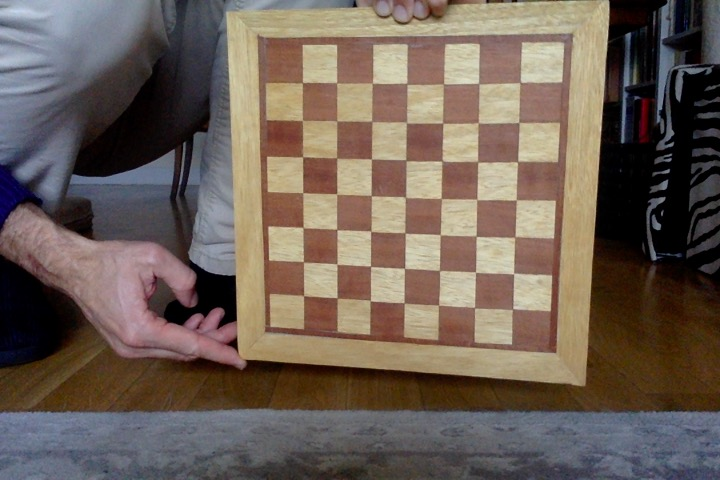
#> input picture calibration/test/calibration_chess/Photo on 17.11.25 at 10.14 #2.jpg, 720 x 480 px; its folder holds only this picture in this run
$ python use-case-eyefish-calibration.py
#> lines starting #> are read from the running program, lines starting #| are printed output that depends on the picture; long printed decimals are rounded
### calibration/eyeFishCalibration.py
import matplotlib.pyplot as plt
import numpy as np
import cv2


import numpy as np


class EyeFishCalibration:
    def __init__(self, checkBoardWidth=6, checkBoardHeight=8):
        self.CHECKERBOARD = (checkBoardWidth, checkBoardHeight)
        cols = checkBoardWidth
        rows = checkBoardHeight
        self.objp = np.zeros((1, rows*cols, 3), np.float32)
        self.objp[0, :, :2] = np.mgrid[0:cols, 0:rows].T.reshape(-1, 2)

        self.objpoints = []
        self.imgpoints = []

        self.K = None
        self.D = None

        self.img_shape = None


    def refine(self, cornersList):
        """
        Refine incrementally the parameters using the given corners list.

        Args:
            cornersList (list of result of cv2.findChessboardCorners):

        Return:
            [K, D, error] resulting of calibration

        """
        for corners in cornersList:
            corners_norm = self.normalize_chessboard(corners)
            self.imgpoints.append(corners_norm)
            self.objpoints.append(self.objp.copy())

        flags = (cv2.fisheye.CALIB_RECOMPUTE_EXTRINSIC +
                 #cv2.fisheye.CALIB_CHECK_COND +
                 cv2.fisheye.CALIB_FIX_SKEW)

        if self.K is not None:
             flags |= cv2.fisheye.CALIB_USE_INTRINSIC_GUESS

        rvecs = []
        tvecs = []
        rms, K, D, rvecs, tvecs = cv2.fisheye.calibrate(
                self.objpoints, self.imgpoints, self.img_shape, self.K, self.D,
                rvecs, tvecs, flags,
                (cv2.TERM_CRITERIA_EPS + cv2.TERM_CRITERIA_MAX_ITER, 100, 1e-6))

        self.K = K
        self.D = D

        return [self.K, self.D, rms]


    def findChessboard(self, image):
        gray = cv2.cvtColor(image, cv2.COLOR_BGR2GRAY)
        if self.img_shape == None: self.img_shape = gray.shape[::-1]

        ret, corners = cv2.findChessboardCorners(gray, self.CHECKERBOARD,
                    cv2.CALIB_CB_ADAPTIVE_THRESH #+ cv2.CALIB_CB_FAST_CHECK
                    + cv2.CALIB_CB_NORMALIZE_IMAGE)
        if ret:
            corners = cv2.cornerSubPix(gray, corners, (11,11), (-1,-1),
                        criteria=(cv2.TERM_CRITERIA_EPS + cv2.TERM_CRITERIA_MAX_ITER,
                        30, 0.001))

        return ret, corners


    def runAll(self, images, imageNames=None):
        """
        Gets chessboard from images and uses them to calibrate incrementally the model.

        Args:
            images (list of CV2 images): photos with potentially chessboard

        Return:
            [K, D, error] resulting of calibration

        """
        i=-1
        cornersList = []
        for image in images:
            i=i+1
            ret, corners = self.findChessboard(image)
            if ret:
                cornersList.append(corners)

            else:
                if(imageNames != None) : print(f'Discarded {imageNames[i]}')

        return self.refine(cornersList)


    def normalize_chessboard(self, corners):
        """
        corners: array Nx1x2 devuelto por findChessboardCorners
        pattern_size: (rows, cols) = (6,8) o lo que uses
        """

        rows, cols = self.CHECKERBOARD
        pts = corners.reshape(-1, 2)

        N = len(pts)
        if N != rows*cols:
            print("ERROR: número de puntos no coincide")
            return None

        # Check if distance between the to first points is mainly in X or Y
        diff = pts[1] - pts[0]
        horizontal_layout = abs(diff[0]) > abs(diff[1])

        if horizontal_layout:
            detected_cols = np.sum(np.isclose(pts[1:,0] - pts[:-1,0], diff[0], atol=20)) + 1
        else:
            detected_cols = np.sum(np.isclose(pts[1:,1] - pts[:-1,1], diff[1], atol=20)) + 1

        if detected_cols == cols:
            # -------- correct orientation --------
            ordered = pts.reshape(rows, cols, 2)
        else:
            # -------- rotated 90° / 270° --------
            rotated = pts.reshape(cols, rows, 2)
            rotated = np.rot90(rotated, k=3)   # rotate 270°
            ordered = rotated

        # Be sure that it's properly ordered
        if ordered[0,0,0] > ordered[0,-1,0]:
            ordered = np.flip(ordered, axis=1)
        if ordered[0,0,1] > ordered[-1,0,1]:
            ordered = np.flip(ordered, axis=0)

        return ordered.reshape(-1,1,2).astype(np.float32)


### calibration/use-case-eyefish-calibration.py
from eyeFishCalibration import EyeFishCalibration
import matplotlib.pyplot as plt
import matplotlib.image as mpimg
import glob
import cv2

# 7 horiz x 9 vertical is 6x9 in the calibration language....
calibration = EyeFishCalibration(7, 7)

IMAGES_FOLDER = "test/calibration_chess/*.jpg"
imageNames = glob.glob(IMAGES_FOLDER)
images = []
for imageFile in imageNames:
    img = cv2.imread(imageFile)
#> img is the input picture: shape (480, 720, 3); mean B, G, R 86.8, 96.6, 110.2
    images.append(img)

K, D, error = calibration.runAll(images, imageNames)
#> the loop in runAll, `for image in images:` made 1 pass
#> (i, ret) on pass 1: (0, True)
#> pass 1, in findChessboard, `gray = cv2.cvtColor(image, cv2.COLOR_BGR2GRAY)`:
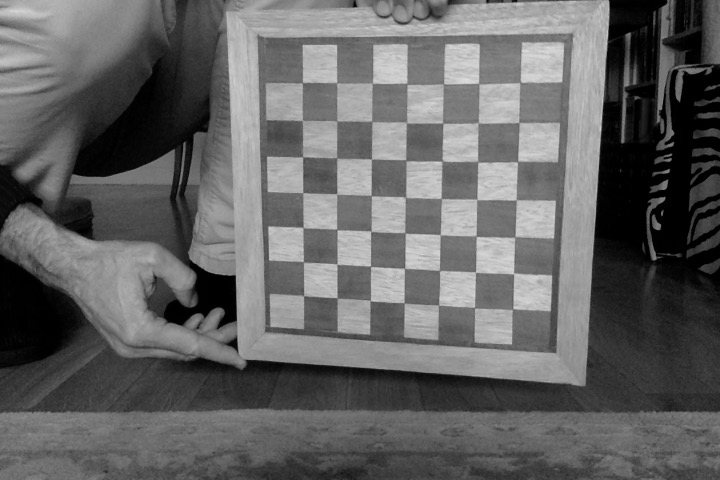
#> gray: shape (480, 720); min 0, max 221, mean 99.5
#> after the loop in runAll, `for image in images:`: cornersList = 1 item; i = 0
#> the loop in refine, `for corners in cornersList:` made 1 pass
#> (rows in normalize_chessboard, cols in normalize_chessboard, N in normalize_chessboard, diff in normalize_chessboard, horizontal_layout in normalize_chessboard, detected_cols in normalize_chessboard) on pass 1: (7, 7, 49, [-0.243, -33.73], False, 43)
#> after the loop in refine, `for corners in cornersList:`: self.imgpoints = 1 item
#> in refine, `rms, K, D, rvecs, tvecs = cv2.fisheye.calibrate( self.objpoints, self...`: rms = 18216.2; K = [[0.282, 0, -621.8], [0, -0.0166, -19678.1], [0, 0, 1]]; D = [3.87e+09, -1.93e+10, 2.86e+10, -1.53e+11]; rvecs = ([-0.469, -2.47, -1.54],); tvecs = ([0.268, -78.15, -164.1],)
#> in refine, `self.K = K`: self.K has the same summary as K
#> in refine, `self.D = D`: self.D = [3.87e+09, -1.93e+10, 2.86e+10, -1.53e+11]
#> D = [3.87e+09, -1.93e+10, 2.86e+10, -1.53e+11]; error = 18216.2


print("error:", error)
#| error: 18216.151
print("K =\n", K)
#| K =
#|  [[ 2.82306991e-01  0.00000000e+00 -6.21783373e+02]
#|  [ 0.00000000e+00 -1.66193231e-02 -1.96781413e+04]
#|  [ 0.00000000e+00  0.00000000e+00  1.00000000e+00]]
print("D =\n", D)
#| D =
#|  [[ 3.86929863e+09]
#|  [-1.93471427e+10]
#|  [ 2.86434968e+10]
#|  [-1.52999886e+11]]

$ run again, on calibration/test/calibration_chess/Photo on 17.11.25 at 10.14.jpg
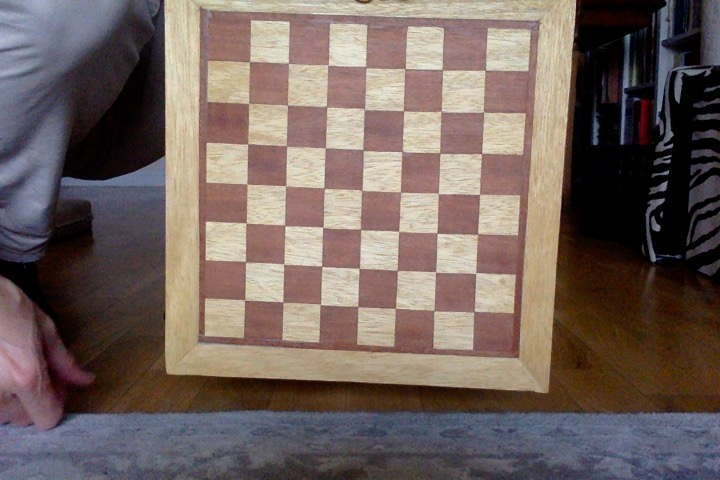
#> input picture calibration/test/calibration_chess/Photo on 17.11.25 at 10.14.jpg, 720 x 480 px
#> img is the input picture: shape (480, 720, 3); mean B, G, R 94.3, 99.3, 114.1
#> the loop in runAll, `for image in images:` made 1 pass
#> (i, ret) on pass 1: (0, True)
#> pass 1, in findChessboard, `gray = cv2.cvtColor(image, cv2.COLOR_BGR2GRAY)`:
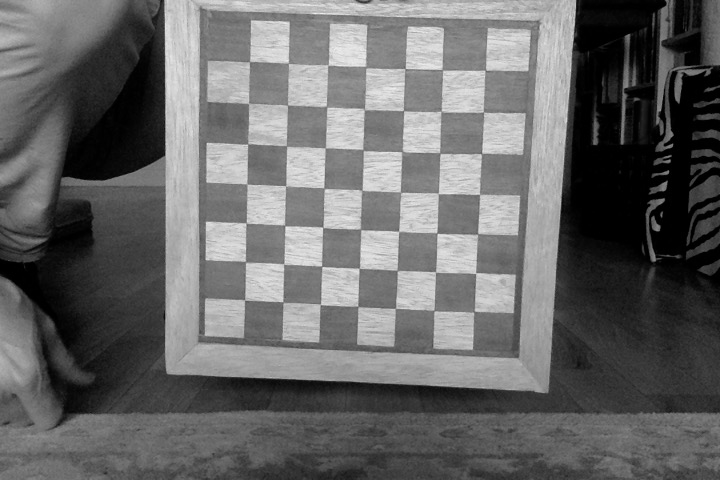
#> gray: shape (480, 720); min 0, max 240, mean 103.1
#> after the loop in runAll, `for image in images:`: cornersList = 1 item; i = 0
#> the loop in refine, `for corners in cornersList:` made 1 pass
#> (rows in normalize_chessboard, cols in normalize_chessboard, N in normalize_chessboard, diff in normalize_chessboard, horizontal_layout in normalize_chessboard, detected_cols in normalize_chessboard) on pass 1: (7, 7, 49, [38.81, 1.55], True, 43)
#> after the loop in refine, `for corners in cornersList:`: self.imgpoints = 1 item
#> in refine, `rms, K, D, rvecs, tvecs = cv2.fisheye.calibrate( self.objpoints, self...`: rms = 4.83; K = [[-61756.7, 0, 754.7], [0, -67473.1, -539.7], [0, 0, 1]]; D = [3524.9, -56720.2, 420144.4, -1080462.3]; rvecs = ([-0.895, 0.299, 1.51],); tvecs = ([12.77, -19.12, 2142],)
#> self.K has the same summary as K
#> self.D = [3524.9, -56720.2, 420144.4, -1080462.3]
#> `K, D, error = calibration.runAll(images, imageNames)`: error = 4.83
#| error: 4.829
#| K =
#|  [[-6.17566505e+04 -0.00000000e+00  7.54720219e+02]
#|  [ 0.00000000e+00 -6.74730808e+04 -5.39681737e+02]
#|  [ 0.00000000e+00  0.00000000e+00  1.00000000e+00]]
#| D =
#|  [[    3524.917]
#|  [  -56720.245]
#|  [  420144.351]
#|  [-1080462.268]]

$ run again, on calibration/test/calibration_chess/Photo on 17.11.25 at 10.15 #2.jpg
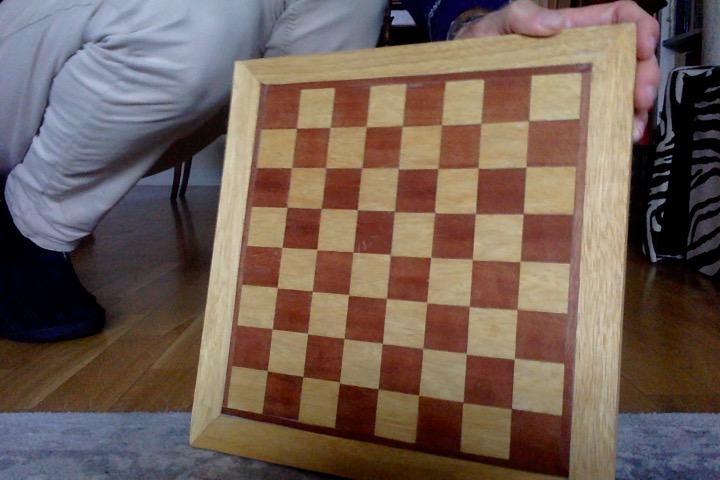
#> input picture calibration/test/calibration_chess/Photo on 17.11.25 at 10.15 #2.jpg, 720 x 480 px
#> img is the input picture: shape (480, 720, 3); mean B, G, R 85.5, 95, 112.8
#> the loop in runAll, `for image in images:` made 1 pass
#> (i, ret) on pass 1: (0, True)
#> pass 1, in findChessboard, `gray = cv2.cvtColor(image, cv2.COLOR_BGR2GRAY)`:
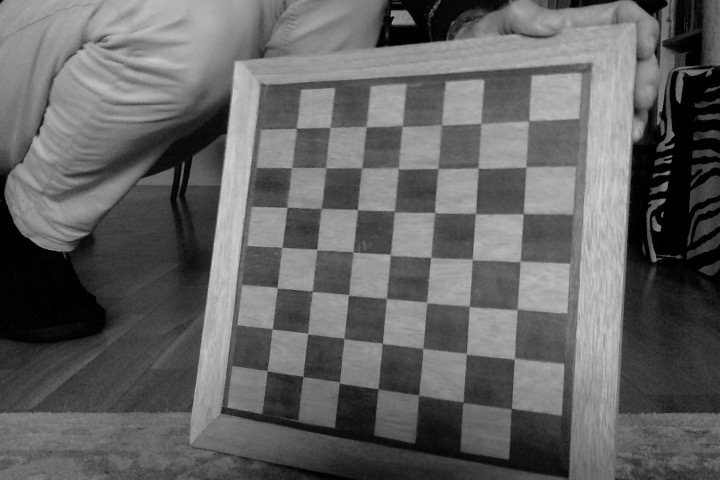
#> gray: shape (480, 720); min 0, max 211, mean 99.2
#> after the loop in runAll, `for image in images:`: cornersList = 1 item; i = 0
#> the loop in refine, `for corners in cornersList:` made 1 pass
#> (rows in normalize_chessboard, cols in normalize_chessboard, N in normalize_chessboard, diff in normalize_chessboard, horizontal_layout in normalize_chessboard, detected_cols in normalize_chessboard) on pass 1: (7, 7, 49, [-2.83, 46.23], False, 43)
#> after the loop in refine, `for corners in cornersList:`: self.imgpoints = 1 item
#> in refine, `rms, K, D, rvecs, tvecs = cv2.fisheye.calibrate( self.objpoints, self...`: rms = 6.4; K = [[-54253.1, 0, 69.84], [0, -37110.2, -1077.1], [0, 0, 1]]; D = [796.3, -6110.5, 16483.7, 1270.2]; rvecs = ([0.719, 0.641, -2.9],); tvecs = ([-5.35, -41.93, 1842.8],)
#> self.K has the same summary as K
#> self.D = [796.3, -6110.5, 16483.7, 1270.2]
#> `K, D, error = calibration.runAll(images, imageNames)`: error = 6.4
#| error: 6.396
#| K =
#|  [[-5.42531433e+04 -0.00000000e+00  6.98384656e+01]
#|  [ 0.00000000e+00 -3.71102258e+04 -1.07710306e+03]
#|  [ 0.00000000e+00  0.00000000e+00  1.00000000e+00]]
#| D =
#|  [[  796.300]
#|  [-6110.472]
#|  [16483.746]
#|  [ 1270.248]]

$ run again, on calibration/test/calibration_chess/Photo on 17.11.25 at 10.14 #3.jpg
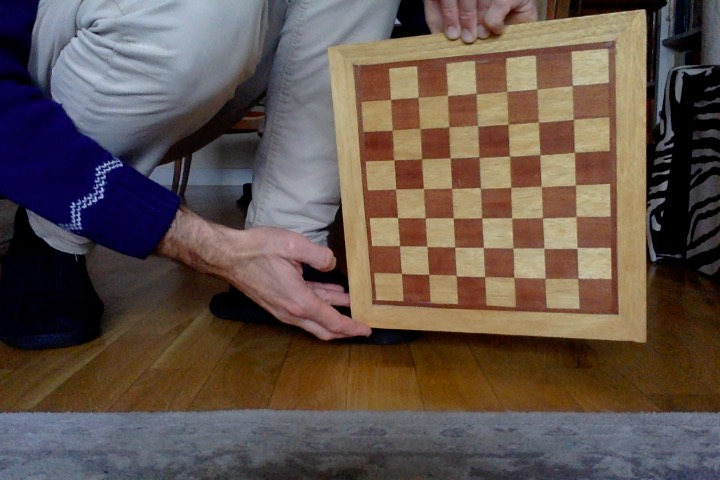
#> input picture calibration/test/calibration_chess/Photo on 17.11.25 at 10.14 #3.jpg, 720 x 480 px
#> img is the input picture: shape (480, 720, 3); mean B, G, R 76.4, 83.5, 98.1
#> the loop in runAll, `for image in images:` made 1 pass
#> (i, ret) on pass 1: (0, True)
#> pass 1, in findChessboard, `gray = cv2.cvtColor(image, cv2.COLOR_BGR2GRAY)`:
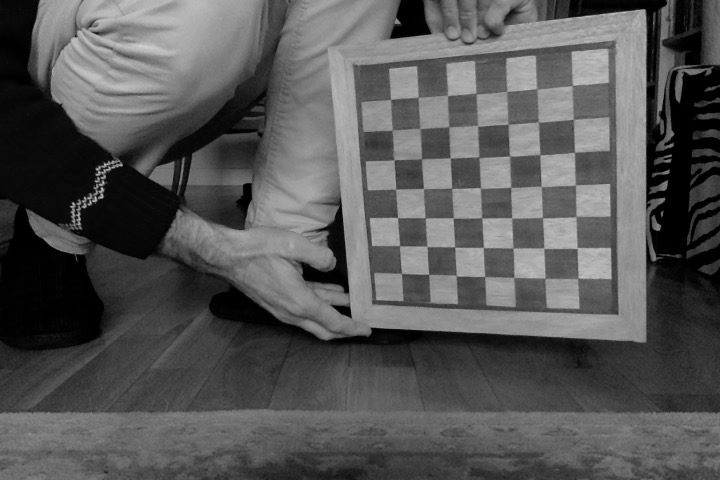
#> gray: shape (480, 720); min 0, max 209, mean 87.1
#> after the loop in runAll, `for image in images:`: cornersList = 1 item; i = 0
#> the loop in refine, `for corners in cornersList:` made 1 pass
#> (rows in normalize_chessboard, cols in normalize_chessboard, N in normalize_chessboard, diff in normalize_chessboard, horizontal_layout in normalize_chessboard, detected_cols in normalize_chessboard) on pass 1: (7, 7, 49, [1.25, 33.85], False, 43)
#> after the loop in refine, `for corners in cornersList:`: self.imgpoints = 1 item
#> in refine, `rms, K, D, rvecs, tvecs = cv2.fisheye.calibrate( self.objpoints, self...`: rms = 212; K = [[2406.7, 0, -229], [0, 3172.6, 202.3], [0, 0, 1]]; D = [-9.86, 42.3, -52.66, -17.15]; rvecs = ([-468313.7, -350599.4, 18438.2],); tvecs = ([-97522.5, -10246.4, 120990.4],)
#> self.K = [[2406.7, 0, -229], [0, 3172.6, 202.3], [0, 0, 1]]
#> self.D = [-9.86, 42.3, -52.66, -17.15]
#> `K, D, error = calibration.runAll(images, imageNames)`: K = [[2406.7, 0, -229], [0, 3172.6, 202.3], [0, 0, 1]]; D = [-9.86, 42.3, -52.66, -17.15]; error = 212
#| error: 212.040
#| K =
#|  [[ 2.40668650e+03  0.00000000e+00 -2.28996663e+02]
#|  [ 0.00000000e+00  3.17261816e+03  2.02311201e+02]
#|  [ 0.00000000e+00  0.00000000e+00  1.00000000e+00]]
#| D =
#|  [[ -9.864]
#|  [ 42.303 ]
#|  [-52.657]
#|  [-17.148]]
